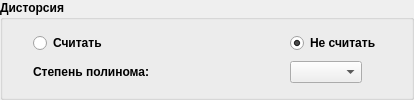
         <widget class="QGroupBox" name="horizontalGroupBox">
          <property name="sizePolicy">
           <sizepolicy hsizetype="Preferred" vsizetype="Fixed">
            <horstretch>0</horstretch>
            <verstretch>0</verstretch>
           </sizepolicy>
          </property>
          <property name="font">
           <font>
            <weight>75</weight>
            <bold>true</bold>
           </font>
          </property>
          <property name="title">
           <string>Дисторсия</string>
          </property>
          <layout class="QGridLayout" name="gridLayout_6">
           <property name="leftMargin">
            <number>30</number>
           </property>
           <property name="rightMargin">
            <number>30</number>
           </property>
           <property name="horizontalSpacing">
            <number>140</number>
           </property>
           <item row="1" column="1" alignment="Qt::AlignLeft">
            <widget class="QComboBox" name="powComboBox">
             <property name="font">
              <font>
               <weight>50</weight>
               <bold>false</bold>
              </font>
             </property>
            </widget>
           </item>
           <item row="0" column="0">
            <widget class="QRadioButton" name="distRadioButton">
             <property name="sizePolicy">
              <sizepolicy hsizetype="Fixed" vsizetype="Fixed">
               <horstretch>0</horstretch>
               <verstretch>0</verstretch>
              </sizepolicy>
             </property>
             <property name="font">
              <font>
               <weight>75</weight>
               <bold>true</bold>
              </font>
             </property>
             <property name="text">
              <string>Считать</string>
             </property>
            </widget>
           </item>
           <item row="1" column="0">
            <widget class="QLabel" name="label_21">
             <property name="text">
              <string>Степень полинома:</string>
             </property>
            </widget>
           </item>
           <item row="0" column="1">
            <widget class="QRadioButton" name="noDistRadioButton">
             <property name="sizePolicy">
              <sizepolicy hsizetype="Fixed" vsizetype="Fixed">
               <horstretch>0</horstretch>
               <verstretch>0</verstretch>
              </sizepolicy>
             </property>
             <property name="font">
              <font>
               <weight>75</weight>
               <bold>true</bold>
              </font>
             </property>
             <property name="text">
              <string>Не считать</string>
             </property>
             <property name="checked">
              <bool>true</bool>
             </property>
            </widget>
           </item>
          </layout>
         </widget>
